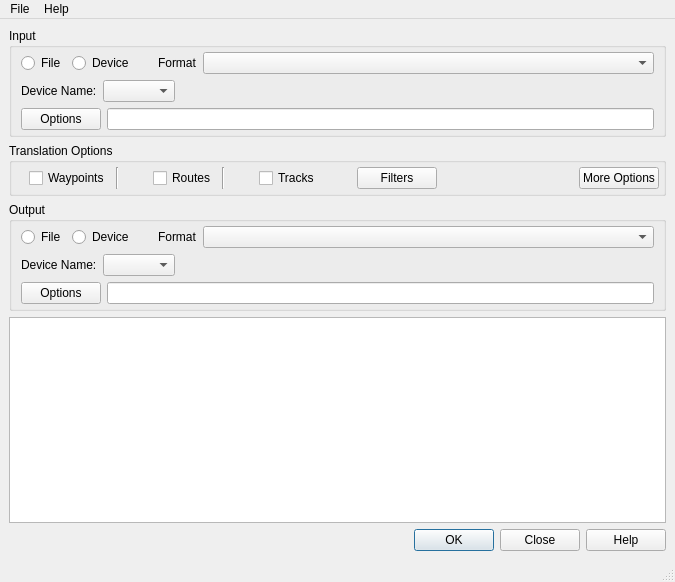
<?xml version="1.0" encoding="UTF-8"?>
<ui version="4.0">
 <class>MainWindow</class>
 <widget class="QMainWindow" name="MainWindow">
  <property name="geometry">
   <rect>
    <x>0</x>
    <y>0</y>
    <width>675</width>
    <height>582</height>
   </rect>
  </property>
  <property name="windowTitle">
   <string>GPSBabel</string>
  </property>
  <widget class="QWidget" name="centralwidget">
   <layout class="QVBoxLayout" name="verticalLayout_5">
    <item>
     <widget class="QGroupBox" name="groupBox">
      <property name="title">
       <string>Input </string>
      </property>
      <layout class="QVBoxLayout" name="verticalLayout">
       <property name="topMargin">
        <number>4</number>
       </property>
       <property name="bottomMargin">
        <number>4</number>
       </property>
       <item>
        <layout class="QHBoxLayout" name="horizontalLayout_5">
         <item>
          <widget class="QRadioButton" name="inputFileOptBtn">
           <property name="sizePolicy">
            <sizepolicy hsizetype="Fixed" vsizetype="Fixed">
             <horstretch>0</horstretch>
             <verstretch>0</verstretch>
            </sizepolicy>
           </property>
           <property name="toolTip">
            <string>If selected, input is from a file.</string>
           </property>
           <property name="text">
            <string>File</string>
           </property>
          </widget>
         </item>
         <item>
          <widget class="QRadioButton" name="inputDeviceOptBtn">
           <property name="sizePolicy">
            <sizepolicy hsizetype="Fixed" vsizetype="Fixed">
             <horstretch>0</horstretch>
             <verstretch>0</verstretch>
            </sizepolicy>
           </property>
           <property name="toolTip">
            <string>If selected, input is from a device or GPS unit</string>
           </property>
           <property name="text">
            <string>Device</string>
           </property>
          </widget>
         </item>
         <item>
          <spacer name="horizontalSpacer_2a">
           <property name="orientation">
            <enum>Qt::Horizontal</enum>
           </property>
           <property name="sizeType">
            <enum>QSizePolicy::Fixed</enum>
           </property>
           <property name="sizeHint" stdset="0">
            <size>
             <width>18</width>
             <height>20</height>
            </size>
           </property>
          </spacer>
         </item>
         <item>
          <widget class="QLabel" name="label">
           <property name="sizePolicy">
            <sizepolicy hsizetype="Fixed" vsizetype="Preferred">
             <horstretch>0</horstretch>
             <verstretch>0</verstretch>
            </sizepolicy>
           </property>
           <property name="text">
            <string>Format</string>
           </property>
          </widget>
         </item>
         <item>
          <widget class="QComboBox" name="inputFormatCombo">
           <property name="toolTip">
            <string>Input data format</string>
           </property>
          </widget>
         </item>
        </layout>
       </item>
       <item>
        <widget class="QStackedWidget" name="inputStackedWidget">
         <property name="lineWidth">
          <number>0</number>
         </property>
         <property name="currentIndex">
          <number>1</number>
         </property>
         <widget class="QWidget" name="inputFilePage">
          <layout class="QHBoxLayout" name="horizontalLayout_4">
           <property name="leftMargin">
            <number>0</number>
           </property>
           <property name="topMargin">
            <number>0</number>
           </property>
           <property name="rightMargin">
            <number>0</number>
           </property>
           <property name="bottomMargin">
            <number>0</number>
           </property>
           <item>
            <layout class="QHBoxLayout" name="horizontalLayout_2">
             <item>
              <widget class="QPushButton" name="inputFileNameBrowseBtn">
               <property name="toolTip">
                <string>Browse for one or more input files. </string>
               </property>
               <property name="text">
                <string>File Name(s)</string>
               </property>
               <property name="icon">
                <iconset resource="app.qrc">
                 <normaloff>:/images/open.png</normaloff>:/images/open.png</iconset>
               </property>
              </widget>
             </item>
             <item>
              <widget class="QLineEdit" name="inputFileNameText">
               <property name="sizePolicy">
                <sizepolicy hsizetype="Expanding" vsizetype="Fixed">
                 <horstretch>10</horstretch>
                 <verstretch>0</verstretch>
                </sizepolicy>
               </property>
              </widget>
             </item>
            </layout>
           </item>
          </layout>
         </widget>
         <widget class="QWidget" name="inputDevicePage">
          <layout class="QVBoxLayout" name="verticalLayout_2">
           <property name="leftMargin">
            <number>0</number>
           </property>
           <property name="topMargin">
            <number>0</number>
           </property>
           <property name="rightMargin">
            <number>0</number>
           </property>
           <property name="bottomMargin">
            <number>0</number>
           </property>
           <item>
            <layout class="QHBoxLayout" name="horizontalLayout_3">
             <item>
              <widget class="QLabel" name="label_2">
               <property name="text">
                <string>Device Name:</string>
               </property>
              </widget>
             </item>
             <item>
              <widget class="QComboBox" name="inputDeviceNameCombo">
               <property name="toolTip">
                <string>Name of port to which input device is connected</string>
               </property>
               <property name="sizeAdjustPolicy">
                <enum>QComboBox::AdjustToContents</enum>
               </property>
              </widget>
             </item>
             <item>
              <spacer name="horizontalSpacer_3a">
               <property name="orientation">
                <enum>Qt::Horizontal</enum>
               </property>
               <property name="sizeHint" stdset="0">
                <size>
                 <width>40</width>
                 <height>20</height>
                </size>
               </property>
              </spacer>
             </item>
            </layout>
           </item>
          </layout>
         </widget>
        </widget>
       </item>
       <item>
        <layout class="QHBoxLayout" name="horizontalLayout_6">
         <item>
          <widget class="QPushButton" name="inputOptionsBtn">
           <property name="toolTip">
            <string>Options for the selected input format. </string>
           </property>
           <property name="text">
            <string>Options</string>
           </property>
          </widget>
         </item>
         <item>
          <widget class="QLineEdit" name="inputOptionsText">
           <property name="enabled">
            <bool>true</bool>
           </property>
           <property name="sizePolicy">
            <sizepolicy hsizetype="Expanding" vsizetype="Expanding">
             <horstretch>0</horstretch>
             <verstretch>0</verstretch>
            </sizepolicy>
           </property>
          </widget>
         </item>
        </layout>
       </item>
      </layout>
     </widget>
    </item>
    <item>
     <widget class="QGroupBox" name="groupBox_2">
      <property name="title">
       <string>Translation Options</string>
      </property>
      <layout class="QHBoxLayout" name="horizontalLayout_7">
       <property name="leftMargin">
        <number>4</number>
       </property>
       <property name="topMargin">
        <number>4</number>
       </property>
       <property name="rightMargin">
        <number>4</number>
       </property>
       <property name="bottomMargin">
        <number>4</number>
       </property>
       <item>
        <widget class="QLabel" name="wayPtLabel">
         <property name="text">
          <string/>
         </property>
         <property name="pixmap">
          <pixmap resource="app.qrc">:/images/lights.png</pixmap>
         </property>
         <property name="scaledContents">
          <bool>false</bool>
         </property>
        </widget>
       </item>
       <item>
        <widget class="QCheckBox" name="xlateWayPtsCk">
         <property name="toolTip">
          <string>If selected, translate waypoints.</string>
         </property>
         <property name="text">
          <string>Waypoints</string>
         </property>
        </widget>
       </item>
       <item>
        <widget class="Line" name="line">
         <property name="orientation">
          <enum>Qt::Vertical</enum>
         </property>
        </widget>
       </item>
       <item>
        <spacer name="horizontalSpacer_6">
         <property name="orientation">
          <enum>Qt::Horizontal</enum>
         </property>
         <property name="sizeType">
          <enum>QSizePolicy::Fixed</enum>
         </property>
         <property name="sizeHint" stdset="0">
          <size>
           <width>15</width>
           <height>20</height>
          </size>
         </property>
        </spacer>
       </item>
       <item>
        <widget class="QLabel" name="routeLabel">
         <property name="text">
          <string/>
         </property>
         <property name="pixmap">
          <pixmap resource="app.qrc">:/images/lights.png</pixmap>
         </property>
        </widget>
       </item>
       <item>
        <widget class="QCheckBox" name="xlateRoutesCk">
         <property name="toolTip">
          <string>If selected, translate routes.</string>
         </property>
         <property name="text">
          <string>Routes</string>
         </property>
        </widget>
       </item>
       <item>
        <widget class="Line" name="line_2">
         <property name="orientation">
          <enum>Qt::Vertical</enum>
         </property>
        </widget>
       </item>
       <item>
        <spacer name="horizontalSpacer_7">
         <property name="orientation">
          <enum>Qt::Horizontal</enum>
         </property>
         <property name="sizeType">
          <enum>QSizePolicy::Fixed</enum>
         </property>
         <property name="sizeHint" stdset="0">
          <size>
           <width>15</width>
           <height>20</height>
          </size>
         </property>
        </spacer>
       </item>
       <item>
        <widget class="QLabel" name="trackLabel">
         <property name="text">
          <string/>
         </property>
         <property name="pixmap">
          <pixmap resource="app.qrc">:/images/lights.png</pixmap>
         </property>
        </widget>
       </item>
       <item>
        <widget class="QCheckBox" name="xlateTracksCk">
         <property name="toolTip">
          <string>If selected, translate tracks.</string>
         </property>
         <property name="text">
          <string>Tracks</string>
         </property>
        </widget>
       </item>
       <item>
        <spacer name="horizontalSpacer_4">
         <property name="orientation">
          <enum>Qt::Horizontal</enum>
         </property>
         <property name="sizeType">
          <enum>QSizePolicy::Fixed</enum>
         </property>
         <property name="sizeHint" stdset="0">
          <size>
           <width>18</width>
           <height>20</height>
          </size>
         </property>
        </spacer>
       </item>
       <item>
        <widget class="QLabel" name="filterStatus">
         <property name="text">
          <string/>
         </property>
         <property name="pixmap">
          <pixmap resource="app.qrc">:/images/ok20.png</pixmap>
         </property>
         <property name="scaledContents">
          <bool>false</bool>
         </property>
        </widget>
       </item>
       <item>
        <widget class="QPushButton" name="xlateFiltersBtn">
         <property name="toolTip">
          <string>Data Filters between input and output</string>
         </property>
         <property name="text">
          <string>Filters</string>
         </property>
        </widget>
       </item>
       <item>
        <spacer name="horizontalSpacer_8">
         <property name="orientation">
          <enum>Qt::Horizontal</enum>
         </property>
         <property name="sizeHint" stdset="0">
          <size>
           <width>40</width>
           <height>20</height>
          </size>
         </property>
        </spacer>
       </item>
       <item>
        <spacer name="horizontalSpacer_5">
         <property name="orientation">
          <enum>Qt::Horizontal</enum>
         </property>
         <property name="sizeHint" stdset="0">
          <size>
           <width>244</width>
           <height>20</height>
          </size>
         </property>
        </spacer>
       </item>
       <item>
        <widget class="QPushButton" name="moreOptionButton">
         <property name="toolTip">
          <string>More translation options. </string>
         </property>
         <property name="text">
          <string>More Options</string>
         </property>
        </widget>
       </item>
      </layout>
     </widget>
    </item>
    <item>
     <widget class="QGroupBox" name="groupBox_3">
      <property name="title">
       <string>Output</string>
      </property>
      <layout class="QVBoxLayout" name="verticalLayout_3">
       <property name="topMargin">
        <number>4</number>
       </property>
       <property name="bottomMargin">
        <number>4</number>
       </property>
       <item>
        <layout class="QHBoxLayout" name="horizontalLayout_8">
         <item>
          <widget class="QRadioButton" name="outputFileOptBtn">
           <property name="sizePolicy">
            <sizepolicy hsizetype="Fixed" vsizetype="Fixed">
             <horstretch>0</horstretch>
             <verstretch>0</verstretch>
            </sizepolicy>
           </property>
           <property name="toolTip">
            <string>If selected, output is to a file. </string>
           </property>
           <property name="text">
            <string>File</string>
           </property>
          </widget>
         </item>
         <item>
          <widget class="QRadioButton" name="outputDeviceOptBtn">
           <property name="sizePolicy">
            <sizepolicy hsizetype="Fixed" vsizetype="Fixed">
             <horstretch>0</horstretch>
             <verstretch>0</verstretch>
            </sizepolicy>
           </property>
           <property name="toolTip">
            <string>If selected, output is to a device or GPS unit</string>
           </property>
           <property name="text">
            <string>Device</string>
           </property>
          </widget>
         </item>
         <item>
          <spacer name="horizontalSpacer_2b">
           <property name="orientation">
            <enum>Qt::Horizontal</enum>
           </property>
           <property name="sizeType">
            <enum>QSizePolicy::Fixed</enum>
           </property>
           <property name="sizeHint" stdset="0">
            <size>
             <width>18</width>
             <height>20</height>
            </size>
           </property>
          </spacer>
         </item>
         <item>
          <widget class="QLabel" name="label_4">
           <property name="sizePolicy">
            <sizepolicy hsizetype="Fixed" vsizetype="Preferred">
             <horstretch>0</horstretch>
             <verstretch>0</verstretch>
            </sizepolicy>
           </property>
           <property name="text">
            <string>Format</string>
           </property>
          </widget>
         </item>
         <item>
          <widget class="QComboBox" name="outputFormatCombo">
           <property name="toolTip">
            <string>Output data format.</string>
           </property>
          </widget>
         </item>
        </layout>
       </item>
       <item>
        <widget class="QStackedWidget" name="outputStackedWidget">
         <property name="currentIndex">
          <number>1</number>
         </property>
         <widget class="QWidget" name="outputFilePage">
          <layout class="QHBoxLayout" name="horizontalLayout_9">
           <property name="leftMargin">
            <number>0</number>
           </property>
           <property name="topMargin">
            <number>0</number>
           </property>
           <property name="rightMargin">
            <number>0</number>
           </property>
           <property name="bottomMargin">
            <number>0</number>
           </property>
           <item>
            <layout class="QHBoxLayout" name="horizontalLayout_10">
             <item>
              <widget class="QPushButton" name="outputFileNameBrowseBtn">
               <property name="toolTip">
                <string>Browse for an output file name. </string>
               </property>
               <property name="text">
                <string>File Name</string>
               </property>
               <property name="icon">
                <iconset resource="app.qrc">
                 <normaloff>:/images/save.png</normaloff>:/images/save.png</iconset>
               </property>
              </widget>
             </item>
             <item>
              <widget class="QLineEdit" name="outputFileNameText">
               <property name="sizePolicy">
                <sizepolicy hsizetype="Expanding" vsizetype="Fixed">
                 <horstretch>10</horstretch>
                 <verstretch>0</verstretch>
                </sizepolicy>
               </property>
              </widget>
             </item>
            </layout>
           </item>
          </layout>
         </widget>
         <widget class="QWidget" name="outputDevicePage">
          <layout class="QVBoxLayout" name="verticalLayout_4">
           <property name="leftMargin">
            <number>0</number>
           </property>
           <property name="topMargin">
            <number>0</number>
           </property>
           <property name="rightMargin">
            <number>0</number>
           </property>
           <property name="bottomMargin">
            <number>0</number>
           </property>
           <item>
            <layout class="QHBoxLayout" name="horizontalLayout_11">
             <item>
              <widget class="QLabel" name="label_6">
               <property name="text">
                <string>Device Name:</string>
               </property>
              </widget>
             </item>
             <item>
              <widget class="QComboBox" name="outputDeviceNameCombo">
               <property name="toolTip">
                <string>Name of port to which output device is connected</string>
               </property>
               <property name="sizeAdjustPolicy">
                <enum>QComboBox::AdjustToContents</enum>
               </property>
              </widget>
             </item>
             <item>
              <spacer name="horizontalSpacer_3b">
               <property name="orientation">
                <enum>Qt::Horizontal</enum>
               </property>
               <property name="sizeHint" stdset="0">
                <size>
                 <width>40</width>
                 <height>20</height>
                </size>
               </property>
              </spacer>
             </item>
            </layout>
           </item>
          </layout>
         </widget>
        </widget>
       </item>
       <item>
        <layout class="QHBoxLayout" name="horizontalLayout_12">
         <item>
          <widget class="QPushButton" name="outputOptionsBtn">
           <property name="toolTip">
            <string>Options for the selected output format. </string>
           </property>
           <property name="text">
            <string>Options</string>
           </property>
          </widget>
         </item>
         <item>
          <widget class="QLineEdit" name="outputOptionsText"/>
         </item>
        </layout>
       </item>
      </layout>
     </widget>
    </item>
    <item>
     <widget class="QPlainTextEdit" name="outputWindow">
      <property name="sizePolicy">
       <sizepolicy hsizetype="Preferred" vsizetype="Preferred">
        <horstretch>10</horstretch>
        <verstretch>10</verstretch>
       </sizepolicy>
      </property>
      <property name="toolTip">
       <string>Output of GPSBabel translation process. </string>
      </property>
     </widget>
    </item>
    <item>
     <widget class="QDialogButtonBox" name="buttonBox">
      <property name="toolTip">
       <string/>
      </property>
      <property name="standardButtons">
       <set>QDialogButtonBox::Close|QDialogButtonBox::Help|QDialogButtonBox::Ok</set>
      </property>
     </widget>
    </item>
   </layout>
  </widget>
  <widget class="QMenuBar" name="menubar">
   <property name="geometry">
    <rect>
     <x>0</x>
     <y>0</y>
     <width>675</width>
     <height>26</height>
    </rect>
   </property>
   <widget class="QMenu" name="menuFile">
    <property name="title">
     <string>File</string>
    </property>
    <addaction name="actionPreferences"/>
    <addaction name="actionQuit"/>
   </widget>
   <widget class="QMenu" name="menuHelp">
    <property name="title">
     <string>Help</string>
    </property>
    <addaction name="actionHelp"/>
    <addaction name="separator"/>
    <addaction name="actionAbout"/>
    <addaction name="separator"/>
    <addaction name="actionVisit_Website"/>
    <addaction name="actionMake_a_Donation"/>
   </widget>
   <addaction name="menuFile"/>
   <addaction name="menuHelp"/>
  </widget>
  <widget class="QStatusBar" name="statusbar"/>
  <action name="actionHelp">
   <property name="text">
    <string>GPSBabel Help</string>
   </property>
  </action>
  <action name="actionAbout">
   <property name="text">
    <string>About GPSBabel</string>
   </property>
  </action>
  <action name="actionQuit">
   <property name="text">
    <string>Quit</string>
   </property>
  </action>
  <action name="actionPreferences">
   <property name="text">
    <string>Preferences...</string>
   </property>
  </action>
  <action name="actionVisit_Website">
   <property name="text">
    <string>Visit Website...</string>
   </property>
  </action>
  <action name="actionMake_a_Donation">
   <property name="text">
    <string>Make a Donation...</string>
   </property>
  </action>
 </widget>
 <resources>
  <include location="app.qrc"/>
 </resources>
 <connections/>
</ui>
